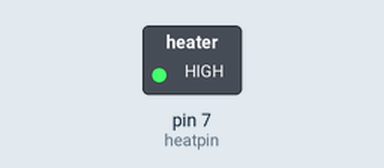
Recording of a sketch running on a simulated Arduino Uno, built with avr-gcc and run on an emulated ATmega328P. Parts: switched loads named in the sketch (green lamp = pin HIGH).

Above: at 1.5 s.
At 4.5 s:
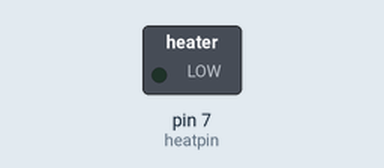
Timing chart, 0 to 7.8 s (numbered marks = the images above):
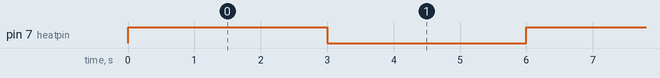

The sketch:

pwmtest.ino
```cpp
int heatpin = 7;

void setup() {
  // put your setup code here, to run once:
  pinMode(heatpin, OUTPUT);

}

int i = 255;

void loop() {
  // put your main code here, to run repeatedly:
analogWrite(heatpin,i);
delay(1000);
i=i-50;
if(i<=0) i=255;
}
```

Measured:
- by itself, pin 7 (heatpin): alternates HIGH for 3.0 s and LOW for 3.0 s
